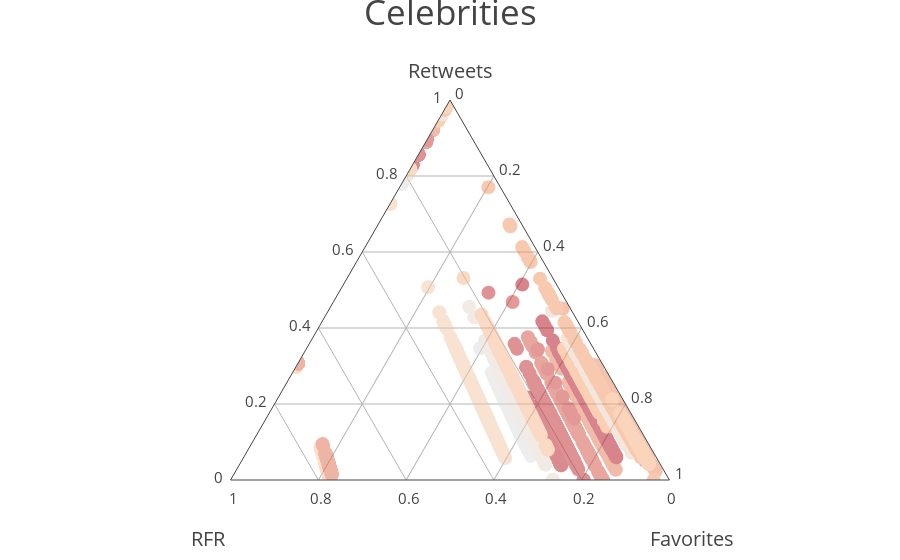

Here is the notebook cell this chart was saved with:
### Markdown cell above
### Plotting

### Code cell
ternary_plot_all(from_user_df, 'Celebrities')

### Figure 1 — Plotly figure (JSON) as saved in the notebook; plotly's stock layout.template omitted (floating-point values rounded to 4 significant figures; data arrays with more than 128 entries replaced by an {"elided": "..."} marker saying what was removed)
{"data": [{"a": {"elided": "3405 float values"}, "b": {"elided": "3405 float values"}, "c": {"elided": "3405 float values"}, "marker": {"autocolorscale": true, "color": {"elided": "3405 int values"}, "size": 14, "symbol": "o"}, "mode": "markers", "opacity": 0.5, "text": {"elided": "3405 str values"}, "type": "scatterternary"}], "layout": {"annotations": [{"font": {"size": 35}, "showarrow": false, "text": "Celebrities", "x": 0.5, "y": 1.3}], "ternary": {"aaxis": {"showgrid": true, "showline": true, "tickcolor": "rgba(0,0,0,0)", "tickfont": {"size": 15}, "ticklen": 5, "title": "Retweets", "titlefont": {"size": 20}}, "baxis": {"showgrid": true, "showline": true, "tickcolor": "rgba(0,0,0,0)", "tickfont": {"size": 15}, "ticklen": 5, "title": "<br>RFR", "titlefont": {"size": 20}}, "caxis": {"showgrid": true, "showline": true, "tickcolor": "rgba(0,0,0,0)", "tickfont": {"size": 15}, "ticklen": 5, "title": "<br>Favorites", "titlefont": {"size": 20}}, "sum": 1}}}
